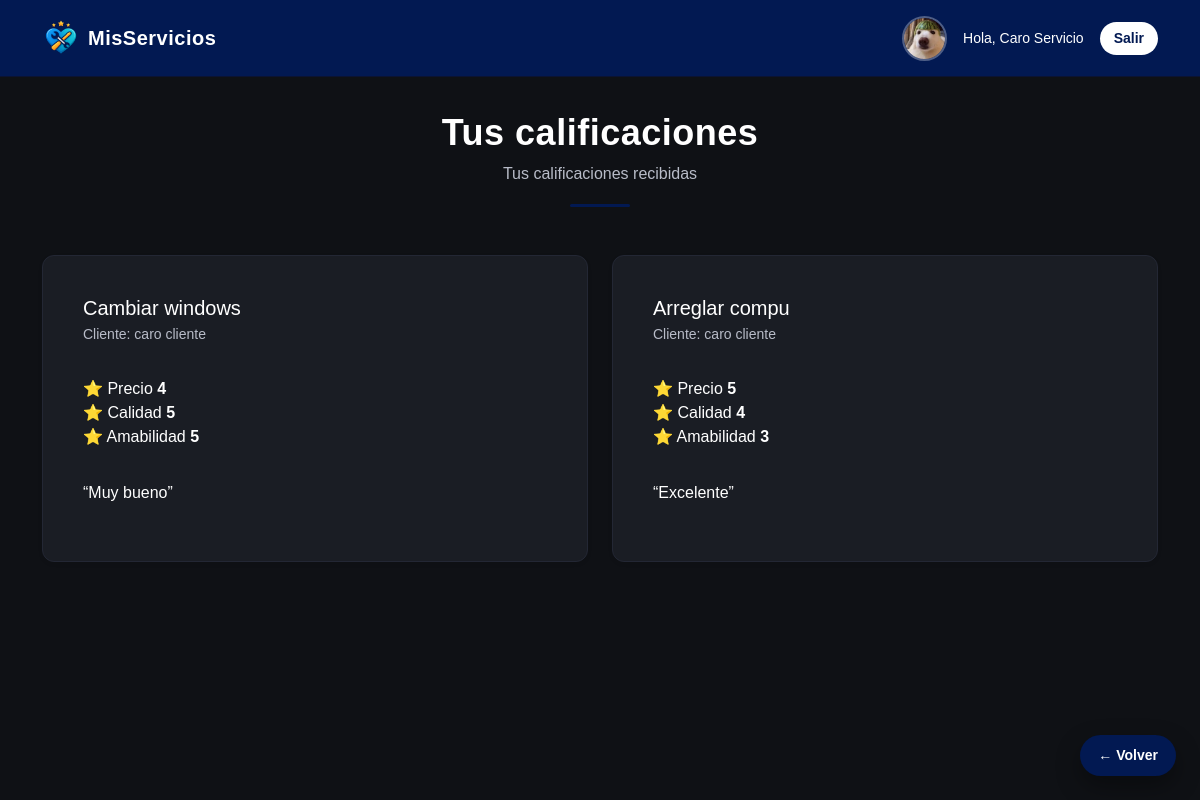
Page /mis-calificaciones (signed in) on the committed database.
### models.py (models this page shows, shortened)
class Usuario(UserMixin, db.Model):
    __tablename__ = 'usuarios'
    id = db.Column(db.Integer, primary_key=True)
    nombre = db.Column(db.String(100), nullable=False)
    email = db.Column(db.String(120), unique=True, nullable=False)
    password = db.Column(db.String(255), nullable=False)
    rol = db.Column(db.String(20), nullable=False)
    imagen = db.Column(db.String(200))
    calificaciones = db.relationship('Calificacion', backref='cliente', lazy=True)

class Calificacion(db.Model):
    __tablename__ = 'calificaciones'
    id = db.Column(db.Integer, primary_key=True)
    precio = db.Column(db.Integer, nullable=False)
    calidad = db.Column(db.Integer, nullable=False)
    amabilidad = db.Column(db.Integer, nullable=False)
    comentario = db.Column(db.Text)
    usuario_id = db.Column(db.Integer, db.ForeignKey('usuarios.id'))
    servicio_id = db.Column(db.Integer, db.ForeignKey('servicios.id'))

class Servicio(db.Model):
    __tablename__ = 'servicios'
    id = db.Column(db.Integer, primary_key=True)
    titulo = db.Column(db.String(100), nullable=False)
    descripcion = db.Column(db.Text, nullable=False)
    categoria = db.Column(db.String(50), nullable=False)
    usuario_id = db.Column(
        db.Integer,
        db.ForeignKey('usuarios.id'),
        nullable=False
    )
    usuario = db.relationship('Usuario', backref='servicios', lazy=True)
    calificaciones = db.relationship(
        'Calificacion',
        backref='servicio',
        lazy=True,
        cascade='all, delete-orphan'
    )

### app.py (the view)
@app.route('/mis-calificaciones')
@login_required
def mis_calificaciones():
    if current_user.rol == 'prestador':
        calificaciones = Calificacion.query.join(Servicio).filter(
            Servicio.usuario_id == current_user.id
        ).all()
        titulo = "Calificaciones recibidas"
    else:
        calificaciones = Calificacion.query.filter_by(
            usuario_id=current_user.id
        ).all()
        titulo = "Mis calificaciones realizadas"
    return render_template(
        'mis_calificaciones.html',
        calificaciones=calificaciones,
        titulo=titulo
    )

### app.py (called while the page is built)
@login_manager.user_loader
def load_user(user_id):
    return Usuario.query.get(int(user_id))

### templates/mis_calificaciones.html
{% extends "base.html" %}
{% block page_header %}
    {% if current_user.rol == 'cliente' %}
        {% set titulo = "Mis calificaciones" %}
        {% set subtitulo = "Tus calificaciones realizadas" %}
    {% else %}
        {% set titulo = "Tus calificaciones" %}
        {% set subtitulo = "Tus calificaciones recibidas" %}
    {% endif %}
    {% include "components/page_header.html" %}
{% endblock %}
{% block content %}
{% if calificaciones %}
    <div class="row g-4">
        {% for c in calificaciones %}
            <div class="col-12 col-lg-6">
                <div class="card h-100 shadow-sm">
                    <div class="card-body d-flex flex-column">
                        <div class="mb-3">
                            <h5 class="mb-1">{{ c.servicio.titulo }}</h5>
                            <p class="text-muted small mb-0">
                                Cliente: {{ c.cliente.nombre }}
                            </p>
                        </div>
                        <div class="rating-row my-3">
                            <div class="rating-item">
                                ⭐ <span>Precio</span>
                                <strong data-value="{{ c.precio }}">{{ c.precio }}</strong>
                            </div>
                            <div class="rating-item">
                                ⭐ <span>Calidad</span>
                                <strong data-value="{{ c.calidad }}">{{ c.calidad }}</strong>
                            </div>
                            <div class="rating-item">
                                ⭐ <span>Amabilidad</span>
                                <strong data-value="{{ c.amabilidad }}">{{ c.amabilidad }}</strong>
                            </div>
                        </div>
                        {% if c.comentario %}
                            <p class="comentario mt-3">
                                “{{ c.comentario }}”
                            </p>
                        {% else %}
                            <p class="text-muted small mt-3">
                                Sin comentario.
                            </p>
                        {% endif %}
                    </div>
                </div>
            </div>
        {% endfor %}
    </div>
{% else %}
    <p class="text-muted text-center">
        Aún no hay calificaciones.
    </p>
{% endif %}
{% endblock %}

### templates/base.html (shortened to what this page needs)
<!DOCTYPE html>
<html lang="es">
<head>
    <link href="https://cdn.jsdelivr.net/npm/bootstrap@5.3.2/dist/css/bootstrap.min.css" rel="stylesheet">
    <link rel="stylesheet" href="{{ url_for('static', filename='css/styles.css') }}">
    <link rel="stylesheet" href="https://cdn.jsdelivr.net/npm/bootstrap-icons@1.11.3/font/bootstrap-icons.css">
</head>
<body>
<nav class="navbar navbar-expand-lg navbar-custom">
    <div class="container d-flex justify-content-between align-items-center">
        <a class="navbar-brand d-flex align-items-center gap-2 fw-bold"
           href="{% if current_user.is_authenticated %}
                    {{ url_for('dashboard') }}
                 {% else %}
                    {{ url_for('index') }}
                 {% endif %}">
            <img src="{{ url_for('static', filename='img/logo-icon.png') }}"
                 class="logo-navbar">
            <span class="logo-text">MisServicios</span>
        </a>
        {% if current_user.is_authenticated %}
        <div class="d-flex align-items-center gap-3">
            {% if current_user.imagen %}
                <img src="{{ url_for('static', filename='uploads/' + current_user.imagen) }}"
                     class="avatar-navbar">
            {% else %}
                <div class="prestador-avatar-placeholder">
                    {{ current_user.nombre[0] }}
                </div>
            {% endif %}
            <span class="text-white small">
                Hola, {{ current_user.nombre }}
            </span>
            <a href="{{ url_for('logout') }}" class="btn btn-logout btn-sm">
                Salir
            </a>
        </div>
        {% endif %}
    </div>
</nav>
<main class="container py-4">
    {% block page_header %}{% endblock %}
    {% block content %}{% endblock %}
</main>
{% if request.endpoint not in ['index'] %}
<a href="javascript:history.back()" class="btn-volver">
    ← Volver
</a>
{% endif %}
</body>
</html>

### static/css/styles.css (style rules this page uses)
:root { --primary-color: #021952; --primary-hover: #04307a; --bg-dark: #0f1115; --card-dark: #1a1d24; --text-light: #ffffff; --text-muted: #b8bcc8; }
body { margin: 0; font-family: Arial, Helvetica, sans-serif; background-color: var(--bg-dark); color: var(--text-light); }
.navbar-custom { background-color: var(--primary-color); border-bottom: 1px solid #0b1333; padding: 14px 0; }
.logo-navbar { height: 38px; }
.btn-logout { background-color: #ffffff; color: var(--primary-color); border-radius: 20px; padding: 6px 14px; font-weight: 600; border: none; transition: all .2s ease; }
.btn-volver { position: fixed; bottom: 24px; right: 24px; z-index: 1500; background: var(--primary-color); color: #ffffff; text-decoration: none; padding: 10px 18px; border-radius: 30px; font-weight: 600; font-size: 14px; box-shadow: 0 10px 25px rgba(0,0,0,0.35); transition: all .2s ease; }
.card { background-color: var(--card-dark); border-radius: 12px; border: 1px solid #232734; color: #fff; width: 100%; padding: 20px; }
.text-muted { color: var(--text-muted) !important; }
@media (min-width: 768px) { .card { padding: 22px; } }
@media (min-width: 1024px) { .card { padding: 24px; } }
.logo-text { color: #ffffff; font-weight: 700; font-size: 20px; letter-spacing: 0.5px; }
.avatar-navbar { width: 45px; height: 45px; border-radius: 50%; object-fit: cover; border: 2px solid rgba(255,255,255,0.3); }

### rows in the picture
Usuario: imagen (picture), nombre "Caro Servicio"
Calificacion: servicio.titulo "Cambiar windows", cliente.nombre "caro cliente", precio "4", calidad "5", amabilidad "5", comentario "Muy bueno"
Calificacion: servicio.titulo "Arreglar compu", cliente.nombre "caro cliente", precio "5", calidad "4", amabilidad "3", comentario "Excelente"

### other values in the picture
{{ titulo }} "Tus calificaciones"
{{ subtitulo }} "Tus calificaciones recibidas"
